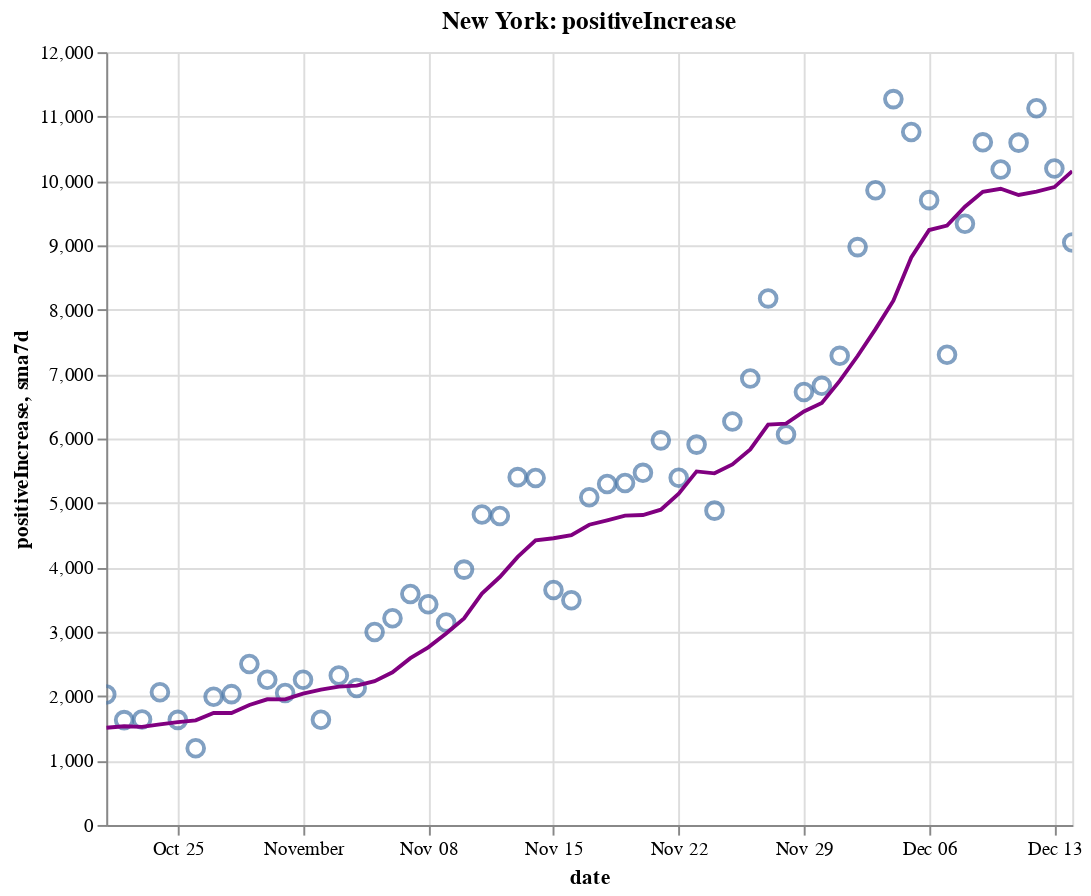

Here is the notebook cell this chart was saved with:
### Code cell
create_plot(ny, 'positiveIncrease')

### Figure 1 — Vega-Lite specification as saved in the notebook (floating-point values rounded to 4 significant figures)
{"config": {"view": {"continuousWidth": 400, "continuousHeight": 300}}, "layer": [{"layer": [{"mark": {"type": "point", "size": 75}, "encoding": {"tooltip": [{"type": "temporal", "field": "date"}, {"type": "quantitative", "field": "positiveIncrease"}, {"type": "quantitative", "field": "sma7d"}], "x": {"type": "temporal", "field": "date"}, "y": {"type": "quantitative", "field": "positiveIncrease"}}, "selection": {"selector008": {"type": "interval", "bind": "scales", "encodings": ["x", "y"]}}}, {"mark": {"type": "line", "color": "purple"}, "encoding": {"x": {"type": "temporal", "field": "date"}, "y": {"type": "quantitative", "field": "sma7d"}}}]}, {"mark": {"type": "rule", "color": "#aaa"}, "encoding": {"x": {"type": "temporal", "field": "date"}}, "transform": [{"filter": {"selection": "selector007"}}]}, {"mark": "circle", "encoding": {"opacity": {"condition": {"value": 1, "selection": "selector007"}, "value": 0}, "tooltip": [{"type": "temporal", "field": "date"}, {"type": "quantitative", "field": "positiveIncrease"}, {"type": "quantitative", "field": "sma7d"}], "x": {"type": "temporal", "field": "date"}, "y": {"type": "quantitative", "field": "positiveIncrease"}}, "selection": {"selector007": {"type": "single", "encodings": ["x"], "on": "mouseover", "nearest": true, "empty": "none"}}}, {"mark": {"type": "text", "align": "left", "dx": 5, "dy": -5, "stroke": "white", "strokeWidth": 2}, "encoding": {"text": {"type": "quantitative", "field": "positiveIncrease"}, "tooltip": [{"type": "temporal", "field": "date"}, {"type": "quantitative", "field": "positiveIncrease"}, {"type": "quantitative", "field": "sma7d"}], "x": {"type": "temporal", "field": "date"}, "y": {"type": "quantitative", "field": "positiveIncrease"}}, "transform": [{"filter": {"selection": "selector007"}}]}, {"mark": {"type": "text", "align": "left", "dx": 5, "dy": -5}, "encoding": {"text": {"type": "quantitative", "field": "positiveIncrease"}, "tooltip": [{"type": "temporal", "field": "date"}, {"type": "quantitative", "field": "positiveIncrease"}, {"type": "quantitative", "field": "sma7d"}], "x": {"type": "temporal", "field": "date"}, "y": {"type": "quantitative", "field": "positiveIncrease"}}, "transform": [{"filter": {"selection": "selector007"}}]}], "data": {"name": "data-3d32dd335c7f6cf88cd20b217391e1d8"}, "height": 400, "title": "New York: positiveIncrease", "width": 500, "$schema": "https://vega.github.io/schema/vega-lite/v4.8.1.json", "datasets": {"data-3d32dd335c7f6cf88cd20b217391e1d8": [{"date": "2020-10-21T00:00:00", "totalTestResultsIncrease": 124800.0, "positiveIncrease": 2026.0, "death": 25680.0, "deathIncrease": 7.0, "positiveRate": 0.016, "state": "New York", "sma7d": 1509.0}, {"date": "2020-10-22T00:00:00", "totalTestResultsIncrease": 135300.0, "positiveIncrease": 1628.0, "death": 25690.0, "deathIncrease": 15.0, "positiveRate": 0.012, "state": "New York", "sma7d": 1533.0}, {"date": "2020-10-23T00:00:00", "totalTestResultsIncrease": 141500.0, "positiveIncrease": 1637.0, "death": 25700.0, "deathIncrease": 11.0, "positiveRate": 0.012, "state": "New York", "sma7d": 1523.0}, {"date": "2020-10-24T00:00:00", "totalTestResultsIncrease": 156900.0, "positiveIncrease": 2061.0, "death": 25720.0, "deathIncrease": 13.0, "positiveRate": 0.013, "state": "New York", "sma7d": 1563.0}, {"date": "2020-10-25T00:00:00", "totalTestResultsIncrease": 120800.0, "positiveIncrease": 1632.0, "death": 25730.0, "deathIncrease": 12.0, "positiveRate": 0.014, "state": "New York", "sma7d": 1598.0}, {"date": "2020-10-26T00:00:00", "totalTestResultsIncrease": 82120.0, "positiveIncrease": 1191.0, "death": 25740.0, "deathIncrease": 12.0, "positiveRate": 0.015, "state": "New York", "sma7d": 1625.0}, {"date": "2020-10-27T00:00:00", "totalTestResultsIncrease": 111600.0, "positiveIncrease": 1991.0, "death": 25760.0, "deathIncrease": 16.0, "positiveRate": 0.018, "state": "New York", "sma7d": 1738.0}, {"date": "2020-10-28T00:00:00", "totalTestResultsIncrease": 129700.0, "positiveIncrease": 2031.0, "death": 25770.0, "deathIncrease": 15.0, "positiveRate": 0.016, "state": "New York", "sma7d": 1739.0}, {"date": "2020-10-29T00:00:00", "totalTestResultsIncrease": 168400.0, "positiveIncrease": 2499.0, "death": 25790.0, "deathIncrease": 19.0, "positiveRate": 0.015, "state": "New York", "sma7d": 1863.0}, {"date": "2020-10-30T00:00:00", "totalTestResultsIncrease": 146900.0, "positiveIncrease": 2255.0, "death": 25800.0, "deathIncrease": 12.0, "positiveRate": 0.015, "state": "New York", "sma7d": 1951.0}, {"date": "2020-10-31T00:00:00", "totalTestResultsIncrease": 137000.0, "positiveIncrease": 2049.0, "death": 25810.0, "deathIncrease": 3.0, "positiveRate": 0.015, "state": "New York", "sma7d": 1950.0}, {"date": "2020-11-01T00:00:00", "totalTestResultsIncrease": 148900.0, "positiveIncrease": 2255.0, "death": 25820.0, "deathIncrease": 17.0, "positiveRate": 0.015, "state": "New York", "sma7d": 2039.0}, {"date": "2020-11-02T00:00:00", "totalTestResultsIncrease": 96100.0, "positiveIncrease": 1633.0, "death": 25840.0, "deathIncrease": 14.0, "positiveRate": 0.017, "state": "New York", "sma7d": 2102.0}, {"date": "2020-11-03T00:00:00", "totalTestResultsIncrease": 127900.0, "positiveIncrease": 2321.0, "death": 25850.0, "deathIncrease": 15.0, "positiveRate": 0.018, "state": "New York", "sma7d": 2149.0}, {"date": "2020-11-04T00:00:00", "totalTestResultsIncrease": 133500.0, "positiveIncrease": 2126.0, "death": 25870.0, "deathIncrease": 15.0, "positiveRate": 0.016, "state": "New York", "sma7d": 2163.0}, {"date": "2020-11-05T00:00:00", "totalTestResultsIncrease": 161000.0, "positiveIncrease": 2997.0, "death": 25890.0, "deathIncrease": 24.0, "positiveRate": 0.019, "state": "New York", "sma7d": 2234.0}, {"date": "2020-11-06T00:00:00", "totalTestResultsIncrease": 160700.0, "positiveIncrease": 3209.0, "death": 25910.0, "deathIncrease": 18.0, "positiveRate": 0.02, "state": "New York", "sma7d": 2370.0}, {"date": "2020-11-07T00:00:00", "totalTestResultsIncrease": 163300.0, "positiveIncrease": 3587.0, "death": 25930.0, "deathIncrease": 18.0, "positiveRate": 0.022, "state": "New York", "sma7d": 2590.0}, {"date": "2020-11-08T00:00:00", "totalTestResultsIncrease": 145600.0, "positiveIncrease": 3428.0, "death": 25950.0, "deathIncrease": 19.0, "positiveRate": 0.024, "state": "New York", "sma7d": 2757.0}, {"date": "2020-11-09T00:00:00", "totalTestResultsIncrease": 111400.0, "positiveIncrease": 3144.0, "death": 25970.0, "deathIncrease": 26.0, "positiveRate": 0.028, "state": "New York", "sma7d": 2973.0}, {"date": "2020-11-10T00:00:00", "totalTestResultsIncrease": 128000.0, "positiveIncrease": 3965.0, "death": 26000.0, "deathIncrease": 32.0, "positiveRate": 0.031, "state": "New York", "sma7d": 3208.0}, {"date": "2020-11-11T00:00:00", "totalTestResultsIncrease": 164300.0, "positiveIncrease": 4820.0, "death": 26030.0, "deathIncrease": 21.0, "positiveRate": 0.029, "state": "New York", "sma7d": 3593.0}, {"date": "2020-11-12T00:00:00", "totalTestResultsIncrease": 162600.0, "positiveIncrease": 4797.0, "death": 26060.0, "deathIncrease": 29.0, "positiveRate": 0.029, "state": "New York", "sma7d": 3850.0}, {"date": "2020-11-13T00:00:00", "totalTestResultsIncrease": 203700.0, "positiveIncrease": 5401.0, "death": 26080.0, "deathIncrease": 24.0, "positiveRate": 0.027, "state": "New York", "sma7d": 4163.0}, {"date": "2020-11-14T00:00:00", "totalTestResultsIncrease": 184200.0, "positiveIncrease": 5388.0, "death": 26100.0, "deathIncrease": 24.0, "positiveRate": 0.029, "state": "New York", "sma7d": 4420.0}, {"date": "2020-11-15T00:00:00", "totalTestResultsIncrease": 133200.0, "positiveIncrease": 3649.0, "death": 26130.0, "deathIncrease": 30.0, "positiveRate": 0.027, "state": "New York", "sma7d": 4452.0}, {"date": "2020-11-16T00:00:00", "totalTestResultsIncrease": 124600.0, "positiveIncrease": 3490.0, "death": 26160.0, "deathIncrease": 26.0, "positiveRate": 0.028, "state": "New York", "sma7d": 4501.0}, {"date": "2020-11-17T00:00:00", "totalTestResultsIncrease": 159900.0, "positiveIncrease": 5088.0, "death": 26190.0, "deathIncrease": 30.0, "positiveRate": 0.032, "state": "New York", "sma7d": 4662.0}, {"date": "2020-11-18T00:00:00", "totalTestResultsIncrease": 154400.0, "positiveIncrease": 5294.0, "death": 26220.0, "deathIncrease": 36.0, "positiveRate": 0.034, "state": "New York", "sma7d": 4730.0}, {"date": "2020-11-19T00:00:00", "totalTestResultsIncrease": 195200.0, "positiveIncrease": 5310.0, "death": 26260.0, "deathIncrease": 32.0, "positiveRate": 0.027, "state": "New York", "sma7d": 4803.0}, {"date": "2020-11-20T00:00:00", "totalTestResultsIncrease": 205500.0, "positiveIncrease": 5468.0, "death": 26290.0, "deathIncrease": 35.0, "positiveRate": 0.027, "state": "New York", "sma7d": 4812.0}, {"date": "2020-11-21T00:00:00", "totalTestResultsIncrease": 207900.0, "positiveIncrease": 5972.0, "death": 26330.0, "deathIncrease": 34.0, "positiveRate": 0.029, "state": "New York", "sma7d": 4896.0}, {"date": "2020-11-22T00:00:00", "totalTestResultsIncrease": 196600.0, "positiveIncrease": 5392.0, "death": 26360.0, "deathIncrease": 31.0, "positiveRate": 0.027, "state": "New York", "sma7d": 5145.0}, {"date": "2020-11-23T00:00:00", "totalTestResultsIncrease": 191500.0, "positiveIncrease": 5906.0, "death": 26390.0, "deathIncrease": 33.0, "positiveRate": 0.031, "state": "New York", "sma7d": 5490.0}, {"date": "2020-11-24T00:00:00", "totalTestResultsIncrease": 164800.0, "positiveIncrease": 4881.0, "death": 26440.0, "deathIncrease": 51.0, "positiveRate": 0.03, "state": "New York", "sma7d": 5460.0}, {"date": "2020-11-25T00:00:00", "totalTestResultsIncrease": 173100.0, "positiveIncrease": 6265.0, "death": 26480.0, "deathIncrease": 41.0, "positiveRate": 0.036, "state": "New York", "sma7d": 5599.0}, {"date": "2020-11-26T00:00:00", "totalTestResultsIncrease": 217700.0, "positiveIncrease": 6933.0, "death": 26550.0, "deathIncrease": 67.0, "positiveRate": 0.032, "state": "New York", "sma7d": 5831.0}, {"date": "2020-11-27T00:00:00", "totalTestResultsIncrease": 219400.0, "positiveIncrease": 8176.0, "death": 26590.0, "deathIncrease": 39.0, "positiveRate": 0.037, "state": "New York", "sma7d": 6218.0}, {"date": "2020-11-28T00:00:00", "totalTestResultsIncrease": 152400.0, "positiveIncrease": 6063.0, "death": 26630.0, "deathIncrease": 44.0, "positiveRate": 0.04, "state": "New York", "sma7d": 6231.0}, {"date": "2020-11-29T00:00:00", "totalTestResultsIncrease": 157300.0, "positiveIncrease": 6723.0, "death": 26690.0, "deathIncrease": 58.0, "positiveRate": 0.043, "state": "New York", "sma7d": 6421.0}, {"date": "2020-11-30T00:00:00", "totalTestResultsIncrease": 149000.0, "positiveIncrease": 6819.0, "death": 26750.0, "deathIncrease": 57.0, "positiveRate": 0.046, "state": "New York", "sma7d": 6551.0}, {"date": "2020-12-01T00:00:00", "totalTestResultsIncrease": 146700.0, "positiveIncrease": 7285.0, "death": 26820.0, "deathIncrease": 69.0, "positiveRate": 0.05, "state": "New York", "sma7d": 6895.0}, {"date": "2020-12-02T00:00:00", "totalTestResultsIncrease": 193600.0, "positiveIncrease": 8973.0, "death": 26890.0, "deathIncrease": 73.0, "positiveRate": 0.046, "state": "New York", "sma7d": 7282.0}, {"date": "2020-12-03T00:00:00", "totalTestResultsIncrease": 203400.0, "positiveIncrease": 9855.0, "death": 26960.0, "deathIncrease": 66.0, "positiveRate": 0.048, "state": "New York", "sma7d": 7699.0}, {"date": "2020-12-04T00:00:00", "totalTestResultsIncrease": 208300.0, "positiveIncrease": 11270.0, "death": 27020.0, "deathIncrease": 62.0, "positiveRate": 0.054, "state": "New York", "sma7d": 8141.0}, {"date": "2020-12-05T00:00:00", "totalTestResultsIncrease": 215400.0, "positiveIncrease": 10760.0, "death": 27090.0, "deathIncrease": 72.0, "positiveRate": 0.05, "state": "New York", "sma7d": 8812.0}, {"date": "2020-12-06T00:00:00", "totalTestResultsIncrease": 205800.0, "positiveIncrease": 9702.0, "death": 27150.0, "deathIncrease": 60.0, "positiveRate": 0.047, "state": "New York", "sma7d": 9238.0}, {"date": "2020-12-07T00:00:00", "totalTestResultsIncrease": 152300.0, "positiveIncrease": 7302.0, "death": 27230.0, "deathIncrease": 83.0, "positiveRate": 0.048, "state": "New York", "sma7d": 9307.0}, {"date": "2020-12-08T00:00:00", "totalTestResultsIncrease": 162500.0, "positiveIncrease": 9335.0, "death": 27310.0, "deathIncrease": 75.0, "positiveRate": 0.057, "state": "New York", "sma7d": 9600.0}, {"date": "2020-12-09T00:00:00", "totalTestResultsIncrease": 194600.0, "positiveIncrease": 10600.0, "death": 27400.0, "deathIncrease": 97.0, "positiveRate": 0.054, "state": "New York", "sma7d": 9832.0}, {"date": "2020-12-10T00:00:00", "totalTestResultsIncrease": 197400.0, "positiveIncrease": 10180.0, "death": 27500.0, "deathIncrease": 94.0, "positiveRate": 0.052, "state": "New York", "sma7d": 9878.0}, {"date": "2020-12-11T00:00:00", "totalTestResultsIncrease": 212700.0, "positiveIncrease": 10600.0, "death": 27590.0, "deathIncrease": 89.0, "positiveRate": 0.05, "state": "New York", "sma7d": 9782.0}, {"date": "2020-12-12T00:00:00", "totalTestResultsIncrease": 242900.0, "positiveIncrease": 11130.0, "death": 27680.0, "deathIncrease": 88.0, "positiveRate": 0.046, "state": "New York", "sma7d": 9834.0}, {"date": "2020-12-13T00:00:00", "totalTestResultsIncrease": 205200.0, "positiveIncrease": 10190.0, "death": 27780.0, "deathIncrease": 110.0, "positiveRate": 0.05, "state": "New York", "sma7d": 9905.0}, {"date": "2020-12-14T00:00:00", "totalTestResultsIncrease": 159800.0, "positiveIncrease": 9044.0, "death": 27870.0, "deathIncrease": 85.0, "positiveRate": 0.057, "state": "New York", "sma7d": 10150.0}]}}
